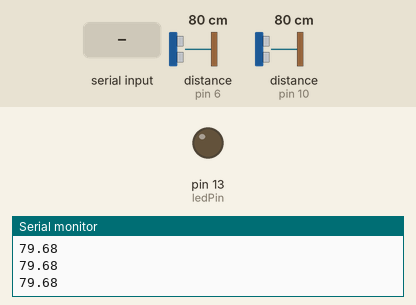
Simulated run of this sketch. Board: Arduino Uno, built with avr-gcc and run on an emulated ATmega328P. Shown: output pins drawn as LEDs (lit = HIGH), the last lines printed to the serial monitor. Wiring (inferred from the names in the program): 2 × ultrasonic range finder: trigger pin 5, echo pin 6 / trigger pin 9, echo pin 10. Dashed ring = blinking. The test bench sets the inputs (shaded band); at power-on: distance to the obstacle (sensors on pin 6, pin 10) 80 cm. The echo pulse lasts 58.3 µs per cm; pins used as bus, display or sensor lines are not drawn.

Above: at 1.2 s.
1.3 s: "1" received over Serial
At 2.5 s:
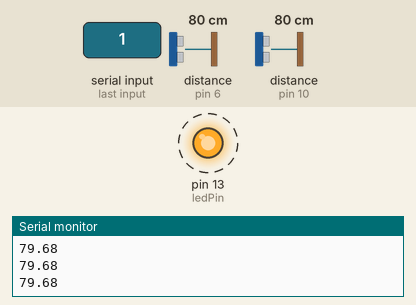
5.4 s: "0" received over Serial
At 6.4 s:
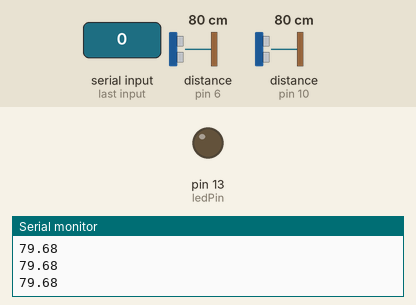
6.9 s: "2" received over Serial
At 7.8 s:
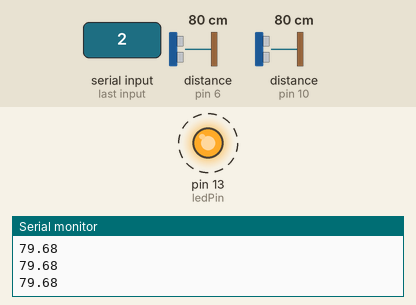
Timing chart, 0 to 17.0 s (numbered marks = the images above; inputs shaded):
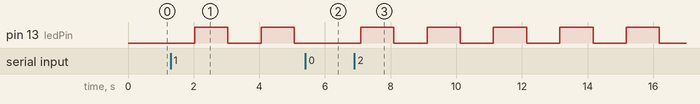

Measured:
- after the input at 1.3 s, pin 13 (ledPin): alternates HIGH for 1.0 s and LOW for 1.0 s, starting after 0.73 s
- after the input at 5.4 s, pin 13 (ledPin): stays LOW (without the input it goes to HIGH after 0.68 s)
- after the input at 6.9 s, pin 13 (ledPin): alternates HIGH for 1.0 s and LOW for 1.0 s, starting after 0.19 s

The sketch:

TwoSound.ino
```cpp
int trig = 5;
int echo = 6;
int trig2 = 9;
int echo2 = 10;

int ledPin = 13;

bool lightStatus = false;
double theTime;
double distance;
double theTime2;
double distance2;

void setup() {
  // put your setup code here, to run once:
  pinMode(trig, OUTPUT);
  pinMode(echo, INPUT);
  pinMode(trig2, OUTPUT);
  pinMode(echo2, INPUT);
  pinMode(ledPin, OUTPUT);
  Serial.begin(9600);
}

void loop() {

  digitalWrite(trig, LOW);
  delayMicroseconds(2);

  digitalWrite(trig, HIGH);
  delayMicroseconds(10);
  digitalWrite(trig, LOW);

  theTime = pulseIn(echo, HIGH);
  distance = theTime*0.0343/2;

  digitalWrite(trig2, LOW);
  delayMicroseconds(2);

  digitalWrite(trig2, HIGH);
  delayMicroseconds(10);
  digitalWrite(trig2, LOW);

  theTime2 = pulseIn(echo2, HIGH);
  distance2 = theTime2*0.0343/2;

  Serial.println(distance);
  Serial.println(distance2);

  if (Serial.available() == 1) {
    if (lightStatus == false) {
      digitalWrite(ledPin, HIGH);
      lightStatus = true;
    }
    else{
      digitalWrite(ledPin, LOW);
      lightStatus = false;
    }
  }
  else if (Serial.available() == 2) {
    digitalWrite(ledPin, LOW);
    lightStatus = false;
    Serial.read();
    Serial.read();
  }

  delay(1000);

}
```
